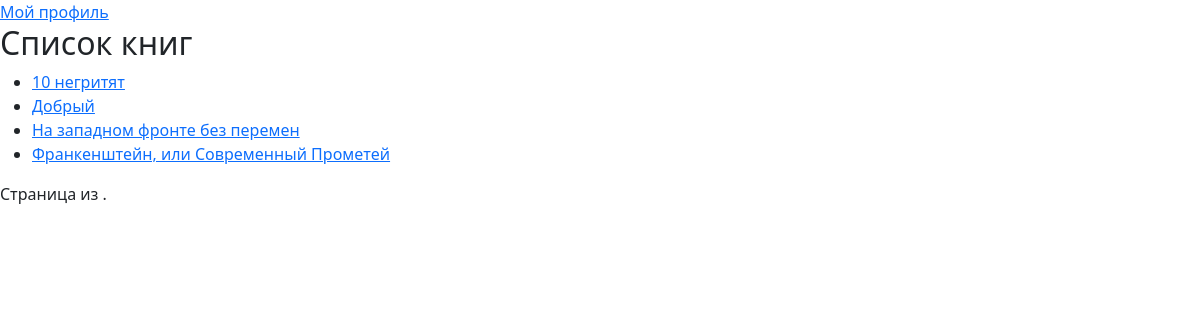
The page /books/ on the database as committed earlier.
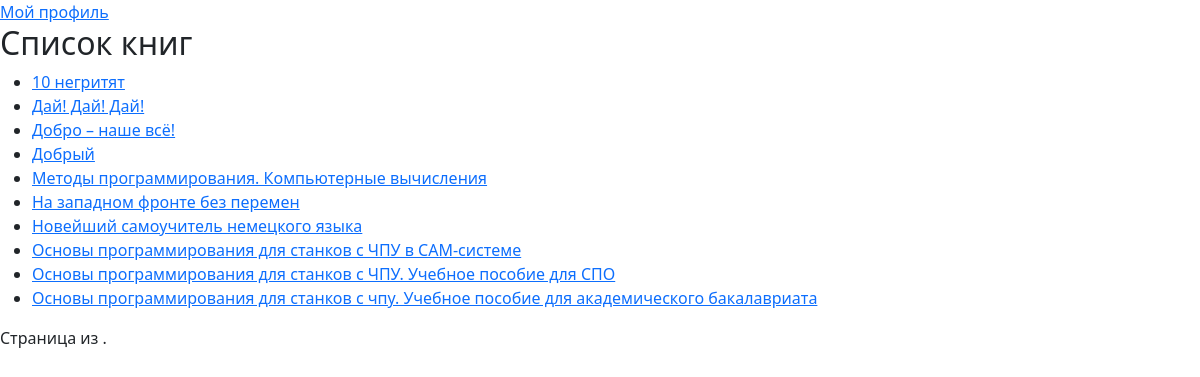
The same page on the database as committed later.
### books/models.py (models this page shows, shortened)
class Book(models.Model):
    title = models.CharField(max_length = 100)
    summary = models.TextField(max_length = 1000, help_text = 'Краткое описание книги', blank = True)
    author = models.ForeignKey('Author', on_delete = models.SET_NULL, null = True)
    owners = models.ManyToManyField(User, related_name='books', blank=True)
    image_url = models.URLField(blank=True, null = True)
    genres = models.ManyToManyField(Genre, related_name = 'books')
    class Meta:
        ordering = ['title']

### books/views.py (the view)
# urls.py: path('', views.BookListView.as_view(), name = 'book-list'),
class BookListView(ListView):
    model = Book
    template_name = 'books/book_list.html'
    context_object_name = 'books'
    paginate_by = 10

### books/templates/books/book_list.html (shortened to what this page needs)
{% extends 'books/base.html' %}
{% block content %}
    <a href="{% url 'profile' %}">Мой профиль</a>
    <h2>Список книг</h2>
    <ul>
        {% for book in books %}
            <li>
                <a href="{% url 'book-detail' pk=book.pk %}">{{ book.title }}</a>
            </li>
        {% endfor %}
    </ul>
    <div class="pagination">
        <span class="step-links">
            <span class="current">
                Страница {{ books.number }} из {{ books.paginator.num_pages }}.
            </span>
        </span>
    </div>
{% endblock %}

### books/templates/books/base.html (shortened to what this page needs)
<!DOCTYPE html>
<html>
<head>
    <link href="https://cdn.jsdelivr.net/npm/bootstrap@5.3.0/dist/css/bootstrap.min.css" rel="stylesheet">
    <link href="https://cdn.jsdelivr.net/npm/bootstrap-icons@1.10.5/font/bootstrap-icons.css" rel="stylesheet">
</head>
<body>
    <main>
        {% block content %}
        {% endblock %}
    </main>
</body>
</html>

Rows that differ between the two databases and show on the page:
no longer on this page (row unchanged): Book: title "Франкенштейн, или Современный Прометей"
added Book: title "Дай! Дай! Дай!"
added Book: title "Добро – наше всё!"
added Book: title "Методы программирования. Компьютерные вычисления"
added Book: title "Новейший самоучитель немецкого языка"
added Book: title "Основы программирования для станков с ЧПУ в САМ-системе"
added Book: title "Основы программирования для станков с ЧПУ. Учебное пособие для СПО"
added Book: title "Основы программирования для станков с чпу. Учебное пособие для академического бакалавриата"
